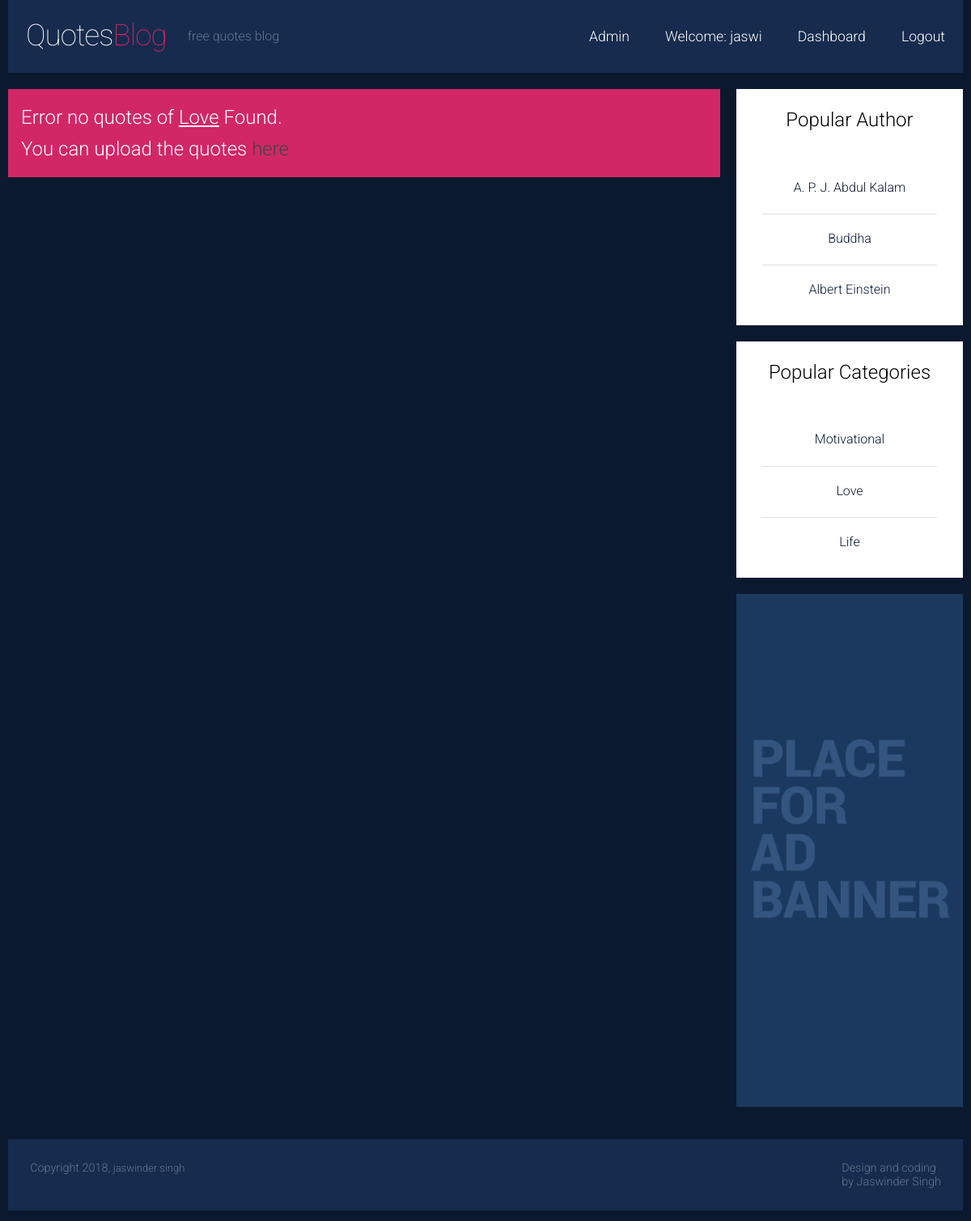
Page /quotes/category/Love (signed in) on the committed database.
### quotes/models.py (models this page shows)
class category(models.Model):
	name = models.CharField(max_length=30)
	submitedon = models.DateField(default=datetime.date.today)
	user = models.ForeignKey(settings.AUTH_USER_MODEL, on_delete=models.CASCADE,default=1)
	isapproved = models.BooleanField(default=False)
	isdeleted = models.BooleanField(default=False)

class author(models.Model):
	name = models.CharField(max_length=30)
	user = models.ForeignKey(settings.AUTH_USER_MODEL, on_delete=models.CASCADE,default=1)
	submitedon = models.DateField(default=datetime.date.today)
	isapproved = models.BooleanField(default=False)
	isdeleted = models.BooleanField(default=False)

### quotes/views.py (the view)
# urls.py: path('category/<categoryname>', views.categoryname, name='categoryname'),
def categoryname(request,categoryname):
	quo = quotes.objects.filter(category__name=categoryname)
	if not quo:
		if request.user.is_authenticated:
			return render(request,"usererror.html",{"categoryname":categoryname})
		else:
			return render(request,"error.html",{"categoryname":categoryname})
	else:
		context = {"category_quotes":quo,"categoryname":categoryname}
		return render(request,"categoryname.html",context)

### quotes/context_processors.py (called while the page is built)
def categories(request):
	return {
		'categories': category.objects.all()[:3],
		'authors': author.objects.all()[:3]
	}

### quotes/templates/usererror.html (shortened to what this page needs)
{% extends 'base.html' %}
   {% block pagecontent %}
      <section id="article-section" class="line archive">
         <div class="margin">
            <div class="s-12 l-9">
               {% if categoryname %}
               <article class="margin-bottom">
                  <div class="post-4 line">
                     <div class="s-12 l-12 " style="padding: 1em 1em 1em;">
                        <p class="month" style="color: white;font-size: x-large;">Error no quotes of <u>{{categoryname}}</u> Found.</p>
                        <p class="month" style="color: white;font-size: x-large;">You can upload the quotes <a href="/user/quotes/">here</a></p>
                     </div>
                  </div>
               </article>
               {% endif %}
            </div>
   {% endblock %}

### quotes/templates/base.html (shortened to what this page needs)
{% load static %}
<!DOCTYPE html>
<html lang="en-US">
   <head>
      <link rel="stylesheet" href='{%static "css/components.css" %}'>
      <link rel="stylesheet" href='{% static "css/responsee.css" %}'>
      <link rel="stylesheet" href='{%static "css/template-style.css"%}'>
   </head>
   <body class="size-1140">
      <header class="margin-bottom">
         <div class="line">
            <nav>
               <div class="top-nav">
                  <a class="logo" href="{% url 'index' %}">
                  Quotes<span>Blog</span>
                  </a>
                  <h1>free quotes blog</h1>
                  <ul class="top-ul right">
                   {% if user.is_staff %}
                     <li>
                        <a href="/admin/">Admin</a>
                     </li>
                   {% endif %}
                   {% if user.is_authenticated %}
                     <li>
                        <a>Welcome: {{user.username}}</a>
                     </li>
                     <li>
                        <a href="/user/profile/">Dashboard</a>
                     </li>
                     <li>
                        <a href="/accounts/logout/?next=/">Logout</a>
                     </li>
                   {% else %}
                     <li>
                        <a href="/accounts/login/">Login</a>
                     </li>
                   {%endif%}
                  </ul>
               </div>
            </nav>
         </div>
      </header>
      {% block pagecontent %}
      {% endblock %}
         <div class="s-12 l-3" >
            <article class="post-3 line" style="padding: 1em 1em 1em;font-size: x-large;color: black;" >
               <center>Popular Author</center>
            </article>
            <aside>
               <div class="aside-block margin-bottom">
                     <center>
                        {% for author in authors %}
                        <a class="latest-posts" href="/quotes/author/{{author.name}}">
                        <h5>{{author.name}}</h5>
                        </a>
                        {% endfor %}
                     </center>
               </div>
            </aside>
            <article class="post-3 line" style="padding: 1em 1em 1em;font-size: x-large;color: black;" >
               <center>Popular Categories</center>
            </article>
            <aside>
               <div class="aside-block margin-bottom">
                     <center>
                        {% for category in categories %}
                        <a class="latest-posts" href="/quotes/category/{{category.name}}">
                        <h5>{{category.name}}</h5>
                        </a>
                        {% endfor %}
                     </center>
                  </div>
                  <div class="advertising margin-bottom">
                     <img src="/static/img/banner.jpg" alt="ad banner">
                  </div>
            </aside>
         </div>
      </div>
   </section>
      <div class="line">
         <footer>
            <div class="s-12 l-8">
               <p>
                  Copyright 2018, <a href="http://jaswinder.info/">jaswinder singh</a><br>
               </p>
            </div>
            <div class="s-12 l-4">
               <a class="right" href="http://jaswinder.info/" title="">Design and coding<br>
               by Jaswinder Singh
               </a>
            </div>
         </footer>
      </div>
   </body>
</html>

### static/css/responsee.css (style rules this page uses)
* { -webkit-box-sizing:border-box; -moz-box-sizing:border-box; box-sizing:border-box; margin:0; }
body { background:none repeat scroll 0 0 #d3d3d3; font-size:100%; margin:0; font-family:"Open Sans",Arial,sans-serif; color:#444; }
h1, h2, h3, h4, h5, h6 { color:#444; font-weight: normal; margin:0.2em 0 0.2em 0; }
h1 { font-size:2.4em; }
h5 { font-size:1em; }
a, a:link, a:visited, a:hover, a:active { text-decoration:none; color:#444; }
img { border:0; height:auto; width:100%; }
.size-1140 .line { margin:0 auto; max-width:90.25em; padding:0 0.625em; }
nav { display:block; width:100%; background:#262626; }
.line:after,nav:after,.center:after,.box:after { clear:both; content:"."; display:block; height:0; line-height:0; visibility:hidden; }
.top-nav ul { padding:0; }
.top-nav li { float:left; list-style:none outside none; cursor:pointer; }
.top-nav li a { padding:1.25em; display:block; color:#fff; }
.aside-nav li li a, .aside-nav li li.active-item a, .aside-nav li li.aside-sub-submenu li a, .aside-nav > ul > li > a, .aside-nav > ul > li.active-item > a:link, .aside-nav > ul > li.active-item > a:visited, .aside-nav li > ul, .top-nav .active-item a, .top-nav li a, .aside-nav li a, .top-nav li ul li a, .top-nav li a,.top-nav li a, .top-nav li ul li a, .top-nav li ul li ul li a { transition:background 0.20s linear 0s; -o-transition:background 0.20s linear 0s; -ms-transition:background 0.20s linear 0s; -moz-transition:background 0.20s linear 0s; -webkit-transition:background 0.20s linear 0s; }
.margin { margin:0 -0.625em; }
.line { clear:left; }
.line .line { padding:0; }
.margin-bottom { margin-bottom:1.25em; }
.s-1, .s-2,.s-five,.s-3, .s-4, .s-5, .s-6, .s-7, .s-8, .s-9, .s-10, .s-11, .s-12, .l-1, .l-2, .l-five, .l-3, .l-4, .l-5, .l-6, .l-7, .l-8, .l-9, .l-10, .l-11, .l-12 { float:left; position:relative; }
.s-12 { width:100%; }
.margin > .s-1,.margin > .s-2,.margin > .s-five,.margin > .s-3,.margin > .s-4,.margin > .s-5,.margin > .s-6,.margin > .s-7,.margin > .s-8,.margin > .s-9,.margin > .s-10,.margin > .s-11,.margin > .s-12, .margin > .l-1,.margin > .l-2,.margin > .l-five,.margin > .l-3,.margin > .l-4,.margin > .l-5,.margin > .l-6,.margin > .l-7,.margin > .l-8,.margin > .l-9,.margin > .l-10,.margin > .l-11,.margin > .l-12 { padding:0 0.625em; }
.margin > .s-12 { width:100%; }
.l-3 { width:25%; }
.l-4 { width:33.3333%; }
.l-8 { width:66.6666%; }
.l-9 { width:75%; }
.l-12 { clear:left;width:100%; }
.margin > .l-3 { width:25%; }
.margin > .l-9 { width:75%; }
.right { float:right; }

### static/css/template-style.css (style rules this page uses)
body { background: none repeat scroll 0 0 #0b192f; color: #fff; font-family: roboto; font-weight: 300; }
nav { background: none repeat scroll 0 0 #162b4d; position: relative; }
a.logo { color: #fff; display: inline-block; font-size: 2.3em; font-weight: 100; letter-spacing: -1px; padding: 0.6em; }
a.logo span { color: #d12767; }
header h1 { color: #637693; display: inline; font-size: 1em; font-weight: 300; margin: 0; position: relative; top: -0.35em; }
.top-nav li a { font-size: 1.1em; padding: 2em 1.25em; }
section p { line-height: 1.6em; }
.post-3 { background: none repeat scroll 0 0 #b1660e; }
.post-4 { background: none repeat scroll 0 0 #d12767; }
.aside-block { background: none repeat scroll 0 0 #fff; margin-bottom: 1.25em; padding: 2em; }
aside img { display: block; margin: 0; }
.advertising { background: none repeat scroll 0 0 #fff; }
footer { background: none repeat scroll 0 0 #162b4d; display: inline-block; margin-bottom: 0; margin-top: 1.25em; padding: 1.7em; position: relative; width: 100%; }
footer p, footer a, footer a:link, footer a:active, footer a:visited { color: #637693; font-size: 0.9em; }
#article-section article { background: none repeat scroll 0 0 #fff; }
#article-section p { color: #637693; }
#article-section h1, #article-section h2, #article-section h3, #article-section h4, #article-section h5, #article-section h6 { color: #0b192f; font-weight: 100; }
#article-section h3, #article-section h4, #article-section h5, #article-section h6 { font-weight: 300; }
a.latest-posts { border-bottom: 1px solid #e0e0e0; display: block; margin-bottom: 1.25em; padding-bottom: 1.25em; }
a.latest-posts:last-child { border: 0 none; margin: 0; padding: 0; }

### rows in the picture
category: name "Love"
author: name "A. P. J. Abdul Kalam"
author: name "Buddha"
author: name "Albert Einstein"
category: name "Motivational"
category: name "Life"

### other values in the picture
{{ user.username }} "jaswi"
